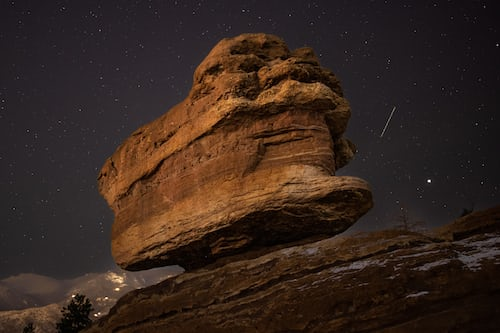
#> input picture 883.jpg, 500 x 333 px, found by its file name
$ python 'modes and filters.py'
#> lines starting #> are read from the running program, lines starting #| are printed output that depends on the picture
from PIL import Image
from PIL import ImageFilter

baby = Image.open("883.jpg")
#> baby is the input picture: PIL image 500x333 RGB; mean R, G, B 55.4, 38.8, 30.6
blur = baby.filter(ImageFilter.BLUR)
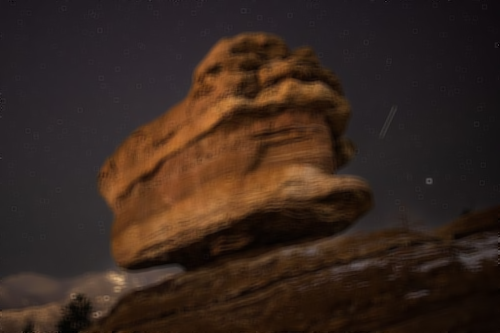
#> blur: PIL image 500x333 RGB; mean R, G, B 55.5, 38.8, 30.6
detail = baby.filter(ImageFilter.DETAIL)
edges = baby.filter(ImageFilter.FIND_EDGES)
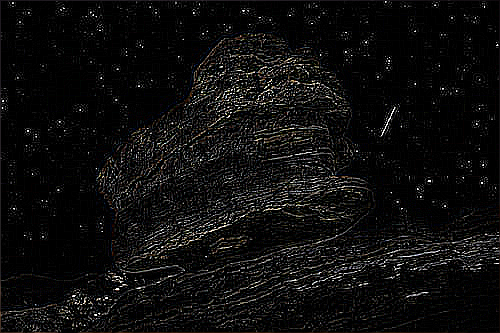
#> edges: PIL image 500x333 RGB; mean R, G, B 14.3, 13.9, 13.5

blur.show()
detail.show()
edges.show()
